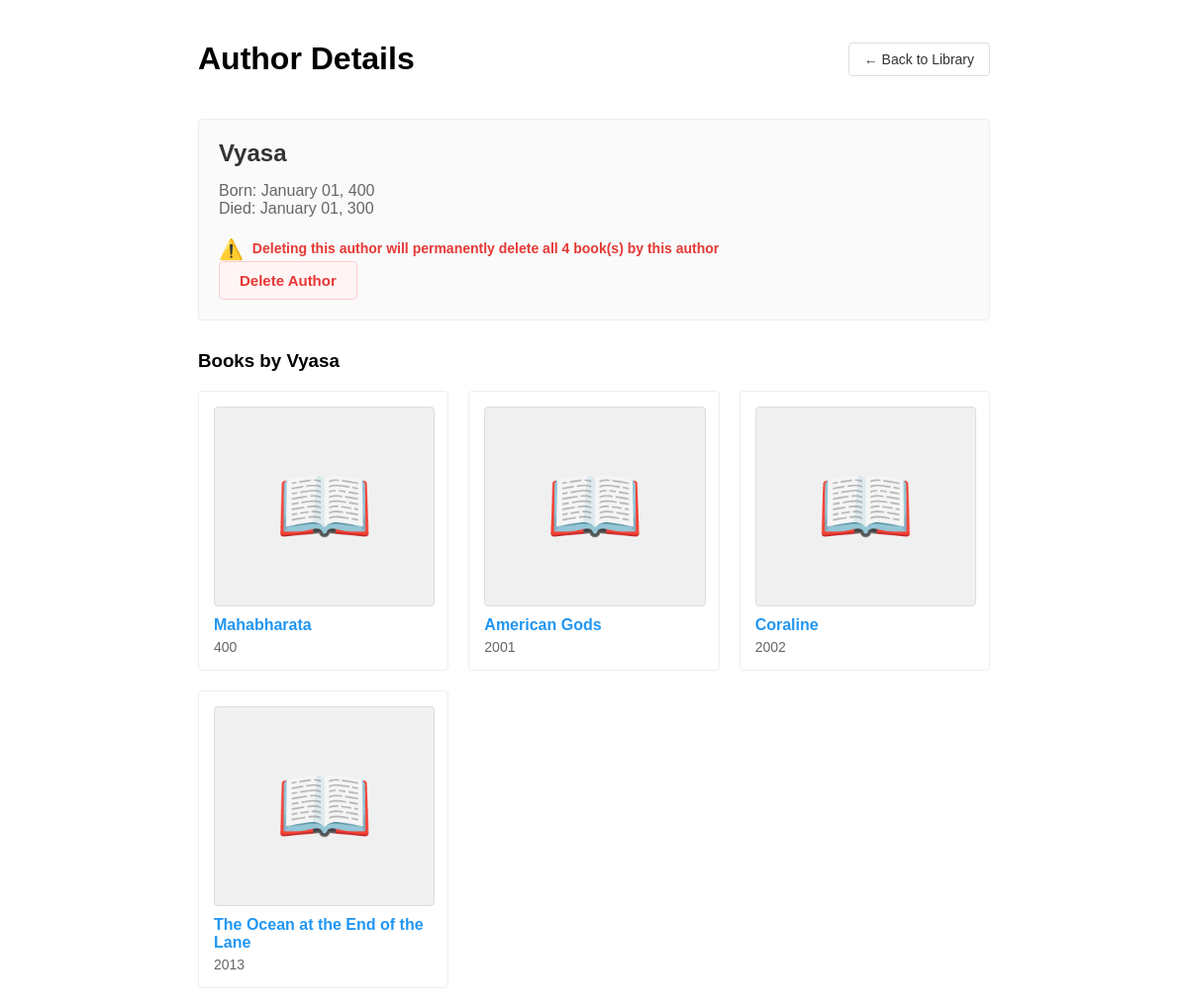
Page /author/7 on the committed database.
### data_models.py (models this page shows, shortened)
class Author(db.Model):
    __tablename__ = 'author'
    id = db.Column(db.Integer, primary_key=True, autoincrement=True)
    name = db.Column(db.String(100), nullable=False, unique=True)
    birth_date = db.Column(db.Date, nullable=False)
    date_of_death = db.Column(db.Date, nullable=True)
    books = db.relationship('Book', backref='author', lazy=True, cascade='all, delete-orphan')

class Book(db.Model):
    __tablename__ = 'book'
    id = db.Column(db.Integer, primary_key=True, autoincrement=True)
    isbn = db.Column(db.String(13), nullable=False, unique=True)
    title = db.Column(db.String(200), nullable=False)
    publication_year = db.Column(db.Integer, nullable=False)
    author_id = db.Column(db.Integer, db.ForeignKey('author.id'), nullable=False)

### app.py (the view)
@app.route('/author/<int:author_id>')
def author_detail(author_id):
    author = Author.query.get_or_404(author_id)
    for book in author.books:
        book.cover_url = get_book_cover(book.isbn)
    return render_template('author_detail.html', author=author)

### app.py (called while the page is built)
def get_book_cover(isbn):
    url = "https://covers.openlibrary.org/b/isbn/" + isbn + "-M.jpg"
    return url

### templates/author_detail.html (shortened to what this page needs)
<!DOCTYPE html>
<html>
<head>
</head>
<body>
<div class="header">
    <h1>Author Details</h1>
    <a href="{{ url_for('show_home') }}" class="nav-link">← Back to Library</a>
</div>
<div class="author-detail">
    <h2 class="author-name">{{ author.name }}</h2>
    <div class="author-meta">
        Born: {{ author.birth_date.strftime('%B %d, %Y') }}<br>
        {% if author.date_of_death %}
        Died: {{ author.date_of_death.strftime('%B %d, %Y') }}
        {% else %}
        Status: Living
        {% endif %}
    </div>
    <form action="{{ url_for('delete_author', author_id=author.id) }}" method="POST" class="delete-form"
          onsubmit="return confirm('⚠️ WARNING ⚠️\n\nYou are about to delete the author {{ author.name }}.\n\nThis will PERMANENTLY DELETE:\n- The author\n- ALL {{ author.books|length }} book(s) by this author\n\nThis action cannot be undone.\n\nAre you sure you want to proceed?');">
        <div class="warning-text">
            <span class="warning-icon">⚠️</span>
            Deleting this author will permanently delete all {{ author.books|length }} book(s) by this author
        </div>
        <button type="submit" class="delete-btn">Delete Author</button>
    </form>
</div>
<div class="books-section">
    <h3>Books by {{ author.name }}</h3>
    <div class="book-list">
        {% for book in author.books %}
        <div class="book-card">
            <div class="book-cover">
            </div>
            <a href="{{ url_for('book_detail', book_id=book.id) }}" class="book-title">{{ book.title }}</a>
            <span class="book-year">{{ book.publication_year }}</span>
        </div>
        {% else %}
        <p>No books found for this author.</p>
        {% endfor %}
    </div>
</div>
</body>
</html>

### templates/author_detail.html (style rules this page uses)
body { max-width: 800px; margin: 0 auto; padding: 20px; font-family: Arial, sans-serif; }
.header { display: flex; justify-content: space-between; align-items: center; margin-bottom: 20px; }
.nav-link { padding: 8px 15px; border: 1px solid #ddd; border-radius: 4px; background: white; color: #333; text-decoration: none; font-size: 14px; display: inline-flex; align-items: center; gap: 5px; }
.author-detail { background: #fafafa; padding: 20px; border-radius: 4px; border: 1px solid #eee; margin-bottom: 20px; }
.author-name { margin: 0 0 15px 0; color: #333; }
.author-meta { color: #666; margin-bottom: 20px; }
.books-section { margin-top: 30px; }
.book-list { display: grid; grid-template-columns: repeat(auto-fill, minmax(250px, 1fr)); gap: 20px; margin-top: 15px; }
.book-card { background: white; border: 1px solid #eee; border-radius: 4px; padding: 15px; display: flex; flex-direction: column; }
.book-cover { margin-bottom: 10px; }
.book-title { color: #2196F3; text-decoration: none; font-weight: bold; margin-bottom: 5px; }
.book-year { color: #666; font-size: 14px; }
.delete-form { margin-top: 20px; }
.delete-btn { background: #fff5f5; color: #e53935; border: 1px solid #ffcdd2; padding: 10px 20px; border-radius: 4px; cursor: pointer; font-size: 15px; font-weight: bold; }
.warning-text { color: #e53935; font-weight: bold; margin-top: 10px; font-size: 14px; }
.warning-icon { font-size: 20px; margin-right: 5px; vertical-align: middle; }

### rows in the picture
Author: name "Vyasa", birth_date "January 01, 400", date_of_death "January 01, 300"
Book: title "Mahabharata", publication_year "400"
Book: title "American Gods", publication_year "2001"
Book: title "Coraline", publication_year "2002"
Book: title "The Ocean at the End of the Lane", publication_year "2013"

### other values in the picture
{{ author.books|length }} "4"
